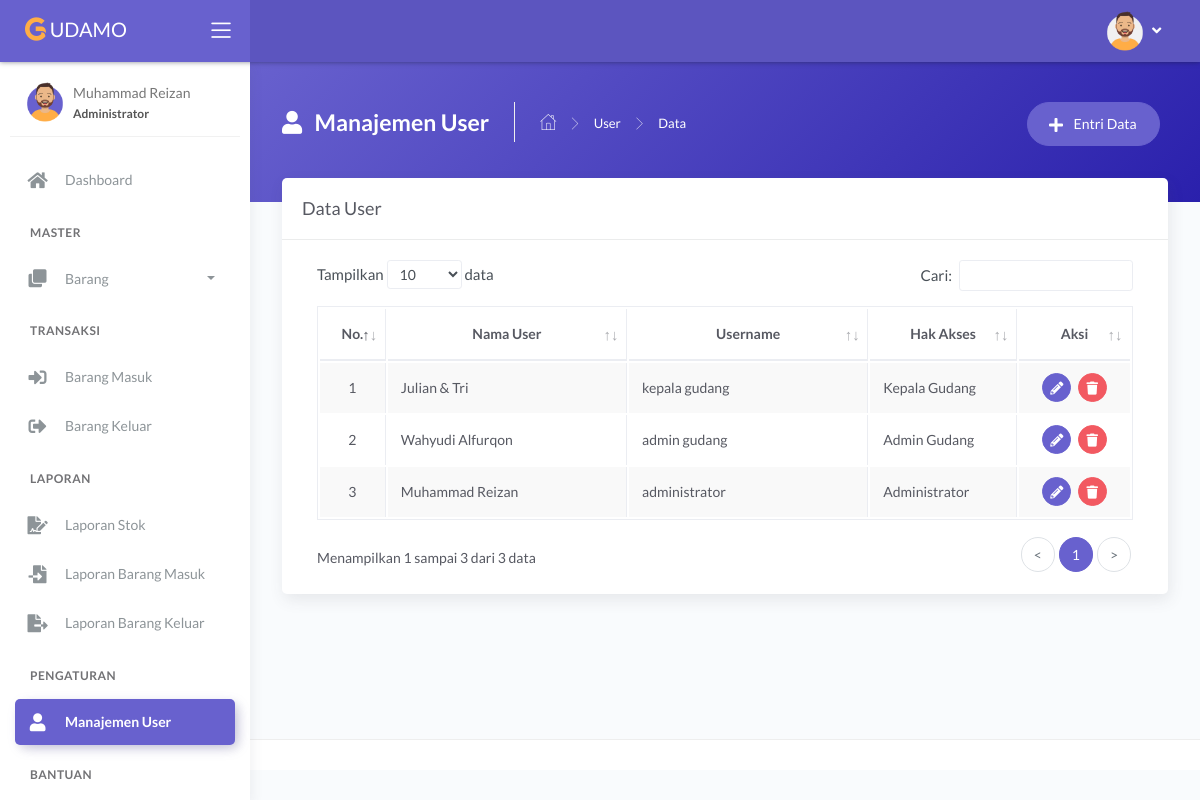
The page /main.php?module=user (signed in) on the database its author committed.
### tables this page shows
CREATE TABLE `tbl_user` (
  `id_user` int(11) NOT NULL,
  `nama_user` varchar(30) NOT NULL,
  `username` varchar(30) NOT NULL,
  `password` varchar(255) NOT NULL,
  `hak_akses` enum('Administrator','Admin Gudang','Kepala Gudang') NOT NULL
);

### modules/user/tampil_data.php (the view, shortened to what this page needs)
<?php
if (basename($_SERVER['PHP_SELF']) === basename(__FILE__)) {
	header('location: 404.html');
}
else {
?>
	<div class="panel-header bg-secondary-gradient">
		<div class="page-inner py-45">
			<div class="d-flex align-items-left align-items-md-top flex-column flex-md-row">
				<div class="page-header text-white">
					<h4 class="page-title text-white"><i class="fas fa-user mr-2"></i> Manajemen User</h4>
					<ul class="breadcrumbs">
						<li class="nav-home"><a href="?module=dashboard"><i class="flaticon-home text-white"></i></a></li>
						<li class="separator"><i class="flaticon-right-arrow"></i></li>
						<li class="nav-item"><a href="?module=user" class="text-white">User</a></li>
						<li class="separator"><i class="flaticon-right-arrow"></i></li>
						<li class="nav-item"><a>Data</a></li>
					</ul>
				</div>
				<div class="ml-md-auto py-2 py-md-0">
					<a href="?module=form_entri_user" class="btn btn-secondary btn-round mr-2">
						<span class="btn-label"><i class="fa fa-plus mr-2"></i></span> Entri Data
					</a>
				</div>
			</div>
		</div>
	</div>
	<div class="page-inner mt--5">
		<div class="card">
			<div class="card-header">
				<div class="card-title">Data User</div>
			</div>
			<div class="card-body">
				<div class="table-responsive">
					<table id="basic-datatables" class="display table table-bordered table-striped table-hover">
						<thead>
							<tr>
								<th class="text-center">No.</th>
								<th class="text-center">Nama User</th>
								<th class="text-center">Username</th>
								<th class="text-center">Hak Akses</th>
								<th class="text-center">Aksi</th>
							</tr>
						</thead>
						<tbody>
							<?php
							$no = 1;
							$query = mysqli_query($mysqli, "SELECT id_user, nama_user, username, hak_akses FROM tbl_user ORDER BY id_user DESC")
															or die('Ada kesalahan pada query tampil data : ' . mysqli_error($mysqli));
							while ($data = mysqli_fetch_assoc($query)) { ?>
								<tr>
									<td width="30" class="text-center"><?php echo $no++; ?></td>
									<td width="180"><?php echo $data['nama_user']; ?></td>
									<td width="180"><?php echo $data['username']; ?></td>
									<td width="100"><?php echo $data['hak_akses']; ?></td>
									<td width="70" class="text-center">
										<div>
											<a href="?module=form_ubah_user&id=<?php echo $data['id_user']; ?>" class="btn btn-icon btn-round btn-secondary btn-sm mr-md-1" data-toggle="tooltip" data-placement="top" title="Ubah">
												<i class="fas fa-pencil-alt fa-sm"></i>
											</a>
											<a href="modules/user/proses_hapus.php?id=<?php echo $data['id_user']; ?>" onclick="return confirm('Anda yakin ingin menghapus data user dengan username <?php echo $data['username']; ?>?')" class="btn btn-icon btn-round btn-danger btn-sm" data-toggle="tooltip" data-placement="top" title="Hapus">
												<i class="fas fa-trash fa-sm"></i>
											</a>
										</div>
									</td>
								</tr>
							<?php } ?>
						</tbody>
					</table>
				</div>
			</div>
		</div>
	</div>
<?php } ?>

### rows shown on the page
tbl_user: nama_user "Julian & Tri", username "kepala gudang", hak_akses "Kepala Gudang"
tbl_user: nama_user "Wahyudi Alfurqon", username "admin gudang", hak_akses "Admin Gudang"
tbl_user: nama_user "Muhammad Reizan", username "administrator", hak_akses "Administrator"

### other values the page prints
$_SESSION['nama_user'] "Muhammad Reizan"
$_SESSION['hak_akses'] "Administrator"
